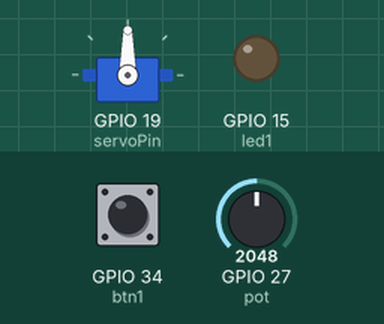
Simulated run of this sketch. Board: ESP32. Parts: servo, output pins drawn as LEDs (lit = HIGH). Inputs (shaded band) come from the test bench; at power-on: GPIO 34 (btn1) LOW, GPIO 27 (pot) = 2048. What the sketch prints to the serial monitor is not drawn.

Above: at 1.2 s.
1.3 s: GPIO 34 (btn1) pulled HIGH for 0.15 s
At 2.5 s:
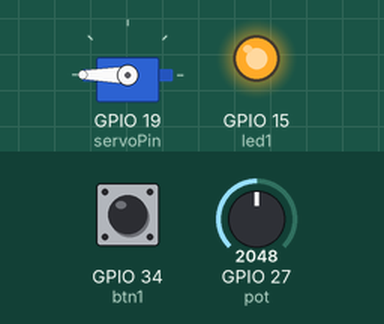
Timing chart, 0 to 4.3 s (numbered marks = the images above; inputs shaded):
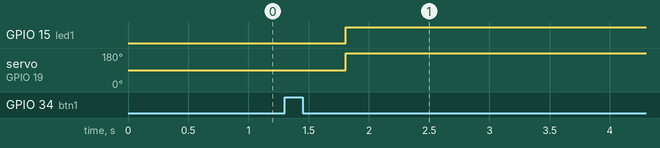

The sketch:

Project2b_-_Buttons_and_Servo.ino
```cpp
#include <Servo.h>

int btn1 = 34;
int led1 = 15;
int pot = 27;
static const int servoPin = 19;

Servo servo1;

void setup() {
  pinMode(btn1, INPUT);
  pinMode(led1, OUTPUT);
  pinMode(pot, INPUT);
  servo1.attach(servoPin);
  Serial.begin(9600);
}

void loop() {
  int state1 = digitalRead(btn1);
  int potVal = analogRead(pot);
  Serial.println(potVal);
  if (state1 == HIGH && potVal > 1000) {
    delay(500);
    while (1) {
      int state1 = digitalRead(btn1);
      int potVal = analogRead(pot);
      Serial.println(potVal);
      digitalWrite(led1, HIGH);
      servo1.write(180);
      delay(50);
      if (state1 == HIGH && potVal <= 1000) {
        servo1.write(0);
        delay(500);
        digitalWrite(led1, LOW);
        break;
      }
    }
  }
}
```

Measured:
- after the input at 1.3 s, GPIO 15 (led1): LOW → HIGH after 0.51 s; servo on GPIO 19 (servoPin): 90° → 180° after 0.51 s
